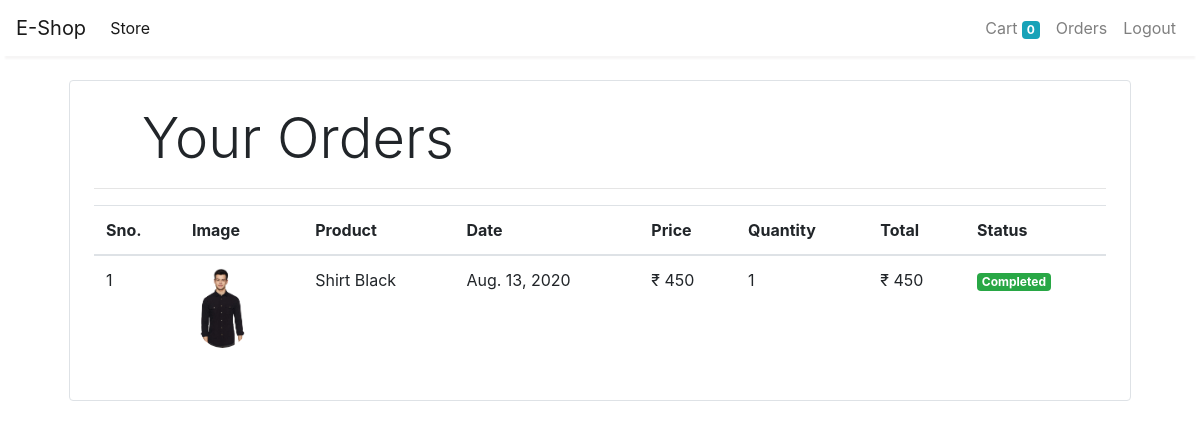
/orders (signed in), run on the app's committed database.
### store/models/orders.py (models this page shows, shortened)
class Order(models.Model):
    product = models.ForeignKey(Product,
                                on_delete=models.CASCADE)
    customer = models.ForeignKey(Customer,
                                 on_delete=models.CASCADE)
    quantity = models.IntegerField(default=1)
    price = models.IntegerField()
    address = models.CharField(max_length=50, default='', blank=True)
    phone = models.CharField(max_length=50, default='', blank=True)
    date = models.DateField(default=datetime.datetime.today)
    status = models.BooleanField(default=False)
    @staticmethod
    def get_orders_by_customer(customer_id):
        return Order.objects.filter(customer=customer_id).order_by('-date')

### store/models/product.py (models this page shows, shortened)
class Product(models.Model):
    name = models.CharField(max_length=50)
    price = models.IntegerField(default=0)
    category = models.ForeignKey(Category, on_delete=models.CASCADE, default=1)
    description = models.CharField(max_length=200, default='' , null=True , blank=True)
    image = models.ImageField(upload_to='uploads/products/')

### store/middlewares/auth.py (the view)
    def middleware(request):
        print(request.session.get('customer'))
        returnUrl = request.META['PATH_INFO']
        print(request.META['PATH_INFO'])
        if not request.session.get('customer'):
           return redirect(f'login?return_url={returnUrl}')
        response = get_response(request)
        return response

### store/templatetags/custom_filter.py (called while the page is built)
@register.filter(name='currency')
def currency(number):
    return "₹ "+str(number)

@register.filter(name='multiply')
def multiply(number , number1):
    return number * number1

### store/views/orders.py (called while the page is built)
    def get(self , request ):
        customer = request.session.get('customer')
        orders = Order.get_orders_by_customer(customer)
        print(orders)
        return render(request , 'orders.html'  , {'orders' : orders})

### store/templates/orders.html
{% extends 'base.html' %}
{% block content %}
{% load cart %}
{% load custom_filter %}
<div class="container">
   <div class="border rounded p-4 m-4">
        <p class="display-4 pl-4 ml-4">Your Orders</p>
        <hr>
        <table class="table">
            <thead>
                <tr>
                    <th>Sno.</th>
                    <th>Image</th>
                    <th>Product</th>
                    <th>Date</th>
                    <th>Price</th>
                    <th>Quantity</th>
                    <th>Total</th>
                    <th>Status</th>
                </tr>
            </thead>
            <tbody>
                {% for order in orders %}
                <tr>
                    <td>{{forloop.counter}}</td>
                    <td><img style="height: 80px;" class="rounded-circle" src="{{order.product.image.url}}" alt=""></td>
                    <td>{{order.product.name}}</td>
                    <td>{{order.date}}</td>
                    <td>{{order.price|currency}}</td>
                    <td>{{order.quantity}}</td>
                    <td>{{order.quantity|multiply:order.price|currency}}</td>
                    {% if order.status %}
                    <td><small class="badge badge-success">Completed</small></td>
                    {%else%}
                    <td><small class="badge badge-warning">Pending</small></td>
                    {% endif %}
                </tr>
                {% endfor %}
            </tbody>
        </table>
   </div>
</div>
{% endblock %}

### data on the page
Order: product.image (picture), product.name "Shirt Black", date "Aug. 13, 2020", price "₹ 450", quantity "1", quantity|multiply "₹ 450", status "Completed"

### other printed values
{{ request.session.cart.keys|length }} "0"
